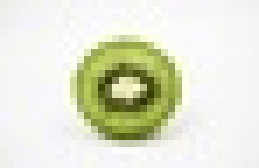
#> input picture kiwi.jpg, 37 x 24 px, shrunk from 275 x 183 before the run (shown 7 times larger)
$ python check_w_img.py
#> lines starting #> are read from the running program, lines starting #| are printed output that depends on the picture; pictures that were not available may be replaced by others from this repository, and a replacement may not be noted
from PIL import Image
MAX_COLOR_VALUE = 256
MAX_BIT_VALUE = 8

def make_image(data, resolution):
    image = Image.new("RGB", resolution)
    image.putdata(data)
    return image

def remove_n_least_significant_bits(value,n):
    value = value >> n
    return value << n

def get_n_least_significant_bits(value, n):
    value = value << MAX_BIT_VALUE - n
    value = value % MAX_COLOR_VALUE
    return value >> MAX_BIT_VALUE - n

def get_n_most_significant_bits(value, n):
    return value >> MAX_BIT_VALUE - n

def shit_n_bits_to_8(value, n):
    return value << MAX_BIT_VALUE - n

def encode(image_to_hide, image_to_hide_in, n_bits):

    width, height = image_to_hide.size
    hide_image = image_to_hide.load()
    hide_in_image = image_to_hide_in.load()

    data = []

    for y in range(height):
        for x in range(width):

            # (107, 3, 10)
            # most sig bits
            r_hide, g_hide, b_hide = hide_image[x,y]

            r_hide = get_n_most_significant_bits(r_hide, n_bits)
            g_hide = get_n_most_significant_bits(g_hide, n_bits)
            b_hide = get_n_most_significant_bits(b_hide, n_bits)

            # remove lest n sig bits
            r_hide_in, g_hide_in, b_hide_in = hide_in_image[x,y]

            r_hide_in = remove_n_least_significant_bits(r_hide_in, n_bits)
            g_hide_in = remove_n_least_significant_bits(g_hide_in, n_bits)
            b_hide_in = remove_n_least_significant_bits(b_hide_in, n_bits)


            data.append((r_hide + r_hide_in,
                         g_hide + g_hide_in,
                         b_hide + b_hide_in))

    return make_image(data, image_to_hide.size)


def decode(image_to_decode, n_bits):
    width, height = image_to_decode.size
    encoded_image = image_to_decode.load()

    data = []

    for y in range(height):
        for x in range(width):
            r_encoded, g_encoded, b_encoded = encoded_image[x, y]

            r_encoded = get_n_least_significant_bits(r_encoded, n_bits)
            g_encoded = get_n_least_significant_bits(g_encoded, n_bits)
            b_encoded = get_n_least_significant_bits(b_encoded, n_bits)

            r_encoded = shit_n_bits_to_8(r_encoded, n_bits)
            g_encoded = shit_n_bits_to_8(g_encoded, n_bits)
            b_encoded = shit_n_bits_to_8(b_encoded, n_bits)


            data.append((r_encoded, g_encoded, b_encoded))

    return make_image(data, image_to_decode.size)


if "__main__":
    image_to_hide_path = "./kiwi.jpg"
    image_to_hide_in_path = "data/frame43.jpg"
    encoded_image_path = "./encoded.jpg"
    decoded_image_path = "./decoded.jpg"
    n_bits = 2

    image_to_hide = Image.open(image_to_hide_path)
#> image_to_hide is the input picture: PIL image 37x24 RGB; mean R, G, B 226.8, 229.4, 210.8
    image_to_hide_in = Image.open(image_to_hide_in_path)
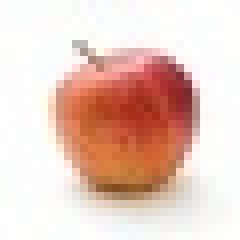
#> input picture apple.jpg, 30 x 30 px, shrunk from 225 x 225 before the run, given in place of frame43.jpg, which was not available (shown 8 times larger)
#> image_to_hide_in is the input picture: PIL image 30x30 RGB; mean R, G, B 233.6, 205.7, 196.1

    # encode(image_to_hide, image_to_hide_in, n_bits).save(encoded_image_path)

    image_to_decode = Image.open(encoded_image_path)
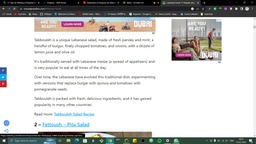
#> input picture img.jpg, 256 x 144 px, shrunk from 1920 x 1080 before the run, given in place of encoded.jpg, which was not available
#> image_to_decode is the input picture: PIL image 256x144 RGB; mean R, G, B 203.6, 203.6, 202.4
    decode(image_to_decode, n_bits).save(decoded_image_path)
#> in make_image, `image = Image.new("RGB", resolution)`: image: PIL image 256x144 RGB; every value is 0
#> in make_image, `image.putdata(data)`:
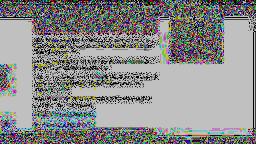
#> image: PIL image 256x144 RGB; mean R, G, B 140.2, 140.6, 140.2
